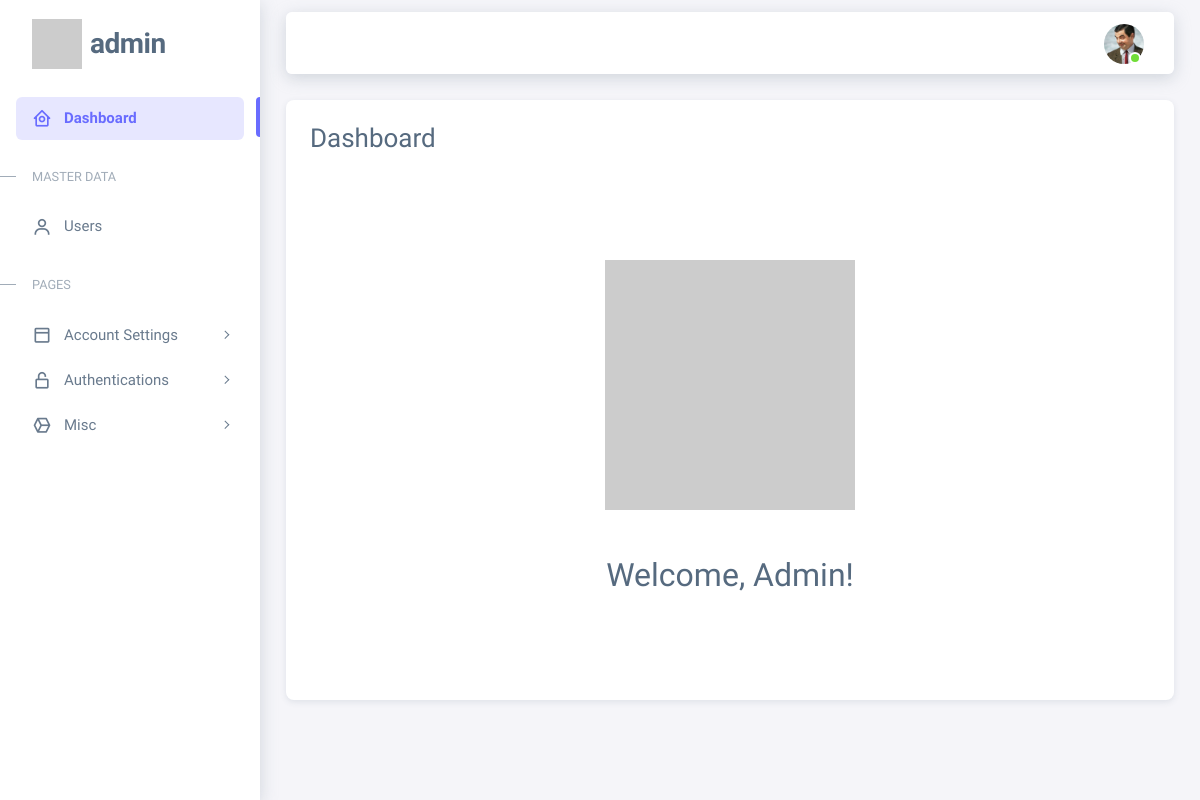
The page /admin/index.php (signed in) on the database its author committed.
### tables this page shows
CREATE TABLE `user` (
  `id` int(11) NOT NULL,
  `id_level` int(11) NOT NULL,
  `username` varchar(50) NOT NULL,
  `email` varchar(50) NOT NULL,
  `password` varchar(50) NOT NULL,
  `profile_picture` varchar(50) NOT NULL,
  `created_at` timestamp NOT NULL DEFAULT current_timestamp(),
  `updated_at` timestamp NOT NULL DEFAULT current_timestamp() ON UPDATE current_timestamp(),
  `deleted_at` tinyint(1) NOT NULL DEFAULT 0
);

### admin/content/dashboard.php (the view, shortened to what this page needs)
<?php
$idDashboard = $_SESSION['id'];
$queryDashboard = mysqli_query($connection, "SELECT * FROM user WHERE id = '$idDashboard'");
$rowDashboard = mysqli_fetch_array($queryDashboard);
?>
<div class="card">
    <div class="card-header">
        <h3>Dashboard</h3>
    </div>
    <div class="card-body d-flex align-items-center justify-content-center gap-3">
        <div class="row">
            <div class="col-sm-12 mb-5" align="center">
                <img src="https://placehold.co/400" alt="">
            </div>
            <div class="col-sm-12" align="center">
                <h2>Welcome, <?= $rowDashboard['username'] ?>!</h2>
            </div>
        </div>
    </div>
</div>

### admin/inc/nav.php (shortened to what this page needs)
<?php
$idNav = $_SESSION['id'];
$queryNav = mysqli_query($connection, "SELECT user.*, level.level_name FROM user LEFT JOIN level ON user.id_level = level.id WHERE user.id = '$idNav'");
$rowNav  = mysqli_fetch_array($queryNav);
?>
<nav class="layout-navbar container-xxl navbar navbar-expand-xl navbar-detached align-items-center bg-navbar-theme shadow"
    id="layout-navbar">
    <div class="navbar-nav-right d-flex align-items-center" id="navbar-collapse">
        <ul class="navbar-nav flex-row align-items-center ms-auto">
            <li class="nav-item navbar-dropdown dropdown-user dropdown">
                <a class="nav-link dropdown-toggle hide-arrow" href="javascript:void(0);" data-bs-toggle="dropdown">
                    <div class="avatar avatar-online">
                        <img src="<?= !empty($rowNav['profile_picture']) && file_exists('img/profile_picture/' . $rowNav['profile_picture']) ? 'img/profile_picture/' . $rowNav['profile_picture'] : 'https://placehold.co/100' ?>"
                            alt class="w-px-40 h-auto rounded-circle" />
                    </div>
                </a>
            </li>
        </ul>
    </div>
</nav>

### admin/content/dashboard.php (style rules this page uses)
.card { min-height: 600px; }
.card .card-body img { max-width: 250px; }

### rows shown on the page
user: profile_picture (picture), username "Admin"
